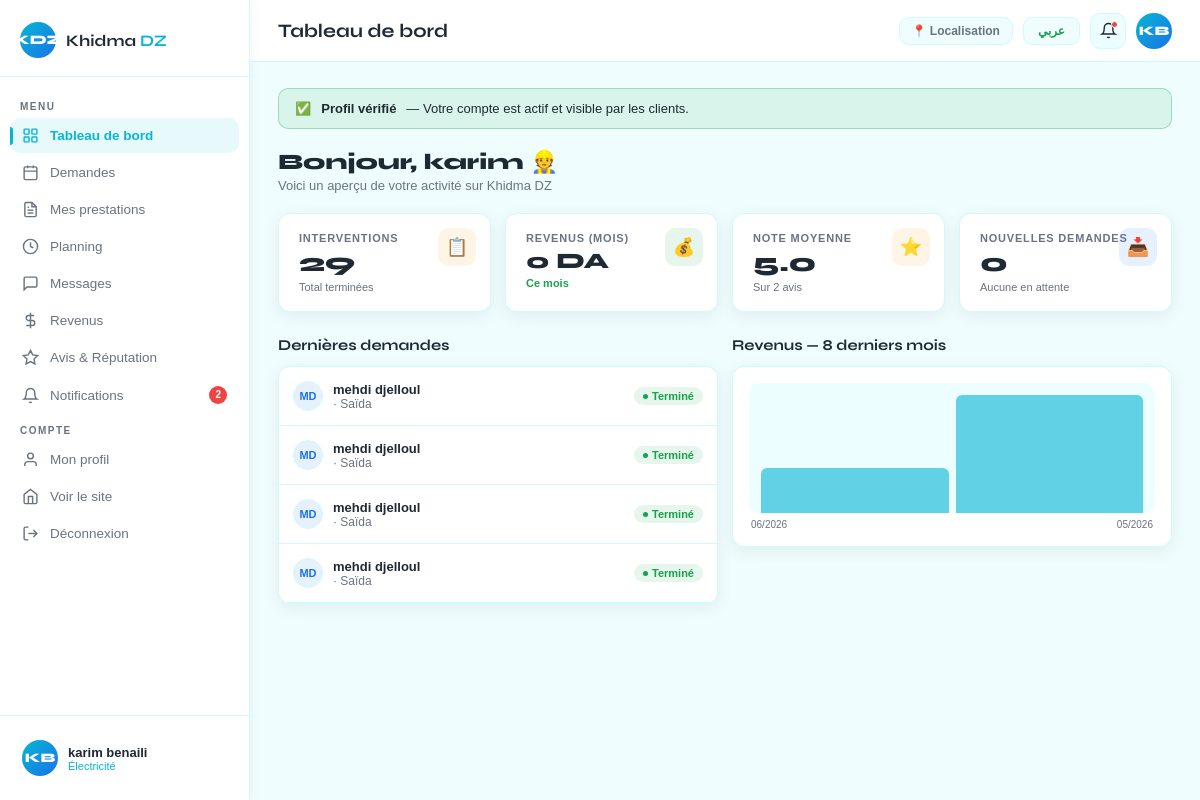
Page /dashboard-tech.php (signed in) on the committed database.
### tables this page shows
CREATE TABLE `technicien` (
  `id_technicien` int(11) NOT NULL,
  `id_user` int(20) DEFAULT NULL,
  `specialité` varchar(100) DEFAULT NULL,
  `experience` int(11) DEFAULT NULL,
  `tarif` float DEFAULT NULL,
  `ville_tech` varchar(100) DEFAULT NULL,
  `cv` varchar(200) DEFAULT NULL,
  `diplôme` varchar(200) DEFAULT NULL,
  `verifie` tinyint(1) DEFAULT NULL,
  `date_validation` date DEFAULT NULL,
  `description_profil` varchar(500) DEFAULT NULL,
  `id_service` int(11) NOT NULL,
  `latitude` decimal(10,7) DEFAULT NULL,
  `longitude` decimal(10,7) DEFAULT NULL,
  `localisation_active` tinyint(1) DEFAULT 0
);

CREATE TABLE `utilisateur` (
  `id_user` int(11) NOT NULL,
  `nom` varchar(100) NOT NULL,
  `prenom` varchar(100) NOT NULL,
  `email` varchar(100) NOT NULL,
  `telephone` varchar(20) DEFAULT NULL,
  `ville` varchar(100) DEFAULT NULL,
  `mot_de_passe` varchar(100) NOT NULL,
  `date_inscription` date NOT NULL DEFAULT curdate(),
  `statut_compte` varchar(20) DEFAULT 'actif',
  `role` varchar(20) NOT NULL,
  `latitude` double DEFAULT NULL,
  `longitude` double DEFAULT NULL,
  `raison_suspension` text DEFAULT NULL,
  `langue` varchar(5) DEFAULT 'fr'
);

CREATE TABLE `service` (
  `id_service` int(11) NOT NULL,
  `id_client` int(20) DEFAULT NULL,
  `id_technicien` int(20) DEFAULT NULL,
  `date_service` date DEFAULT NULL,
  `statut_service` varchar(20) DEFAULT NULL,
  `prix_estime` float DEFAULT NULL,
  `prix_final` float DEFAULT NULL,
  `description` text DEFAULT NULL,
  `type_service` varchar(100) NOT NULL,
  `nom` varchar(100) NOT NULL
);

### dashboard-tech.php (the view, shortened to what the rows shown need)
<?php
require_once 'includes/db.php';
require_once 'includes/lang.php';
require_once 'includes/services.php';
$lang = get_lang();
$dir  = $lang === 'ar' ? 'rtl' : 'ltr';
$user_id = $_SESSION['user_id'];
$stmt = $pdo->prepare("SELECT t.*, u.* FROM technicien t JOIN utilisateur u ON t.id_user = u.id_user WHERE u.id_user = ?");
$stmt->execute([$user_id]);
$tech = $stmt->fetch();
$tech_id = $tech['id_technicien'];
$demandes = $pdo->prepare("
    SELECT s.id_service,s.date_service,s.statut_service,s.prix_estime,s.prix_final,s.description,
           u.nom as cn,u.prenom as cp,u.telephone as ct,u.ville as cv, u.id_user as cuid,
           p.id_paiment,p.statut_paiment,f.id_facture
    FROM service s
    JOIN client c ON s.id_client=c.id_client
    JOIN utilisateur u ON c.id_user=u.id_user
    LEFT JOIN paiment p ON p.id_service=s.id_service
    LEFT JOIN facture f ON f.id_facture = (
      SELECT MAX(f2.id_facture)
      FROM facture f2
      WHERE f2.id_service = s.id_service
    )
    WHERE s.id_technicien=?
    ORDER BY
      FIELD(s.statut_service,'planifié','en cours','terminé','annulé'),
      s.id_service DESC
");
$demandes->execute([$tech_id]); $demandes=$demandes->fetchAll();
$new_count = count(array_filter($demandes,fn($d)=>$d['statut_service']==='planifié'));
$total_done  = count(array_filter($demandes,fn($d)=>$d['statut_service']==='terminé'));
$rev_mois_q  = $pdo->prepare("SELECT COALESCE(SUM(p.montant),0) FROM paiment p JOIN service s ON s.id_service=p.id_service WHERE s.id_technicien=? AND p.statut_paiment='payé' AND MONTH(p.date_paiment)=MONTH(CURDATE()) AND YEAR(p.date_paiment)=YEAR(CURDATE())");
$rev_mois_q->execute([$tech_id]); $rev_mois=$rev_mois_q->fetchColumn();
$note_q = $pdo->prepare("SELECT COALESCE(AVG(note),0) as avg, COUNT(*) as cnt FROM avis WHERE id_technicien=?");
$note_q->execute([$tech_id]); $note_data=$note_q->fetch();
$monthly = $pdo->prepare("
  SELECT DATE_FORMAT(p.date_paiment,'%M %Y') as label,
       DATE_FORMAT(p.date_paiment,'%m/%Y') as period,
       YEAR(p.date_paiment) as yr,
       MONTH(p.date_paiment) as mo,
       COALESCE(SUM(p.montant),0) as total,
       COUNT(*) as nb,
      COALESCE((
                 SELECT SUM(c.montant_commission) FROM commission c
                 WHERE c.id_technicien = ?
                   AND YEAR(c.date_commission) = YEAR(p.date_paiment)
                   AND MONTH(c.date_commission) = MONTH(p.date_paiment)
             ),0) AS commission_total,
      COALESCE((
                 SELECT SUM(t.montant_tva) FROM tva t
                 WHERE t.id_technicien = ?
                   AND YEAR(t.date_tva) = YEAR(p.date_paiment)
                   AND MONTH(t.date_tva) = MONTH(p.date_paiment)
             ),0) AS tva_total
  FROM paiment p JOIN service s ON s.id_service=p.id_service
  WHERE s.id_technicien=? AND p.statut_paiment='payé'
  GROUP BY YEAR(p.date_paiment), MONTH(p.date_paiment)
  ORDER BY yr DESC, mo DESC
");
$monthly->execute([$tech_id, $tech_id, $tech_id]); $monthly=$monthly->fetchAll();
$active_tab = $_GET['tab'] ?? 'dashboard';
function money($n,$l){$f=number_format((float)$n,0,'',chr(32));return $l==='ar'?'<span dir="ltr" style="unicode-bidi:embed">'.$f.' دج</span>':$f.' DA';}
$notifs_all_q = $pdo->prepare("SELECT * FROM notification WHERE id_user=? ORDER BY date_notif DESC LIMIT 50");
$notifs_all_q->execute([$user_id]); $notifs_all=$notifs_all_q->fetchAll();
$unread_notif_count = count(array_filter($notifs_all, fn($n)=>!$n['lu']));
function ini($nom,$prenom){return strtoupper(substr($prenom??'',0,1).substr($nom??'',0,1));}
function chip($s){
    global $lang;
    $ar = $lang === 'ar';
    $m=[
        'planifié' =>['chip-blue',  $ar?'مجدول' :'Planifié'],
        'en cours' =>['chip-amber', $ar?'جارٍ'  :'En cours'],
        'terminé'  =>['chip-green', $ar?'منتهي' :'Terminé'],
        'annulé'   =>['chip-red',   $ar?'ملغى'  :'Annulé'],
    ];
    [$c,$l]=$m[strtolower($s??'')]??['chip-amber',ucfirst($s)];
    return "<span class=\"chip $c\">$l</span>";
}
?>
<!DOCTYPE html>
<html lang="<?=$lang?>" dir="<?=$dir?>">
<head>
</head>
<body>
<aside class="sidebar">
  <div class="sidebar-foot">
    <a class="tech-chip" href="?tab=profil">
      <div class="av"><?=ini($tech['nom'],$tech['prenom'])?></div>
      <div>
        <div class="av-name"><?=htmlspecialchars($tech['prenom'].' '.$tech['nom'])?></div>
        <div class="av-role"><?=htmlspecialchars(svc_label($tech['specialité']??'',$lang)?:($lang==='ar'?'تقني':'Technicien'))?></div>
      </div>
    </a>
  </div>
</aside>
<main class="main">
  <div class="topbar">
    <div class="topbar-r">
      <?php $geo_active = $tech['localisation_active']??0; ?>
      <button id="geo-btn" onclick="toggleGeo()" title="<?=$geo_active?'Désactiver':'Activer'?> la localisation"
        style="background:<?=$geo_active?'var(--green)':'var(--bg)'?>;color:<?=$geo_active?'#fff':'var(--muted)'?>;border:1px solid <?=$geo_active?'var(--green)':'var(--border)'?>;padding:6px 12px;border-radius:10px;font-size:12px;font-weight:600;cursor:pointer;display:flex;align-items:center;gap:5px;transition:all .2s">
        📍 <?=$geo_active?'En ligne':'Localisation'?>
      </button>
      <a href="?lang=<?=t('lang_target',$lang)?>&tab=<?=$active_tab?>" style="padding:6px 14px;background:var(--bg);border:1px solid var(--border);border-radius:9px;font-size:12px;font-weight:700;color:var(--green);text-decoration:none;transition:all .2s"><?=t('lang_label',$lang)?></a>
      <a href="?tab=notifications" class="icon-btn" style="text-decoration:none;color:inherit">
        <svg width="17" height="17" fill="none" stroke="currentColor" stroke-width="2" viewBox="0 0 24 24"><path d="M18 8A6 6 0 0 0 6 8c0 7-3 9-3 9h18s-3-2-3-9"/><path d="M13.73 21a2 2 0 0 1-3.46 0"/></svg>
        <?php if($unread_notif_count>0):?><div class="notif-dot"></div><?php endif;?>
      </a>
      <a href="?tab=profil" class="av" style="text-decoration:none"><?=ini($tech['nom'],$tech['prenom'])?></a>
    </div>
  </div>
  <div class="content <?php if($active_tab==='messages') echo 'msgs'; ?>">
  <?php if($active_tab==='dashboard'): ?>
  <div style="margin-bottom:20px">
    <div style="font-family:'Syne',sans-serif;font-size:22px;font-weight:800;margin-bottom:3px"><?=$lang==='ar'?'مرحباً':'Bonjour'?>, <?=htmlspecialchars($tech['prenom'])?> 👷</div>
    <div style="color:var(--muted);font-size:13px"><?=$lang==='ar'?'إليك ملخص نشاطك على Khidma DZ':'Voici un aperçu de votre activité sur Khidma DZ'?></div>
  </div>
  <div class="stats-g">
    <div class="stat" style="<?=$lang==='ar'?'padding-left:54px;padding-right:20px;text-align:right':''?>"><div class="stat-ico" style="background:var(--amber-l)">📋</div><div class="stat-lbl"><?=$lang==='ar'?'التدخلات':'Interventions'?></div><div class="stat-val"><?=$total_done?></div><div class="stat-sub" style="color:var(--muted)"><?=$lang==='ar'?'إجمالي المنتهية':'Total terminées'?></div></div>
    <div class="stat" style="<?=$lang==='ar'?'padding-left:54px;padding-right:20px;text-align:right':''?>"><div class="stat-ico" style="background:var(--green-l)">💰</div><div class="stat-lbl"><?=$lang==='ar'?'الإيرادات (الشهر)':'Revenus (mois)'?></div><div class="stat-val" style="font-size:<?=$rev_mois>99999?'18px':'22px'?>"><?=money($rev_mois,$lang)?></div><div class="stat-sub"><span><?=$lang==='ar'?'هذا الشهر':'Ce mois'?></span></div></div>
    <div class="stat" style="<?=$lang==='ar'?'padding-left:54px;padding-right:20px;text-align:right':''?>"><div class="stat-ico" style="background:var(--amber-l)">⭐</div><div class="stat-lbl"><?=$lang==='ar'?'متوسط التقييم':'Note moyenne'?></div><div class="stat-val"><?=number_format($note_data['avg'],1)?></div><div class="stat-sub"><?=$lang==='ar'?'من '.$note_data['cnt'].' تقييم':'Sur '.$note_data['cnt'].' avis'?></div></div>
    <div class="stat" style="<?=$lang==='ar'?'padding-left:54px;padding-right:20px;text-align:right':''?>"><div class="stat-ico" style="background:var(--blue-l)">📥</div><div class="stat-lbl"><?=$lang==='ar'?'طلبات جديدة':'Nouvelles demandes'?></div><div class="stat-val"><?=$new_count?></div><div class="stat-sub" style="color:<?=$new_count>0?'var(--amber)':'var(--muted)'?>"><?=$new_count>0?($lang==='ar'?'في انتظار الرد':'À répondre'):($lang==='ar'?'لا طلبات معلقة':'Aucune en attente')?></div></div>
  </div>
  <div class="two-col">
    <div>
      <div class="sec-title"><?=$lang==='ar'?'آخر الطلبات':'Dernières demandes'?></div>
      <div class="card">
        <?php if(empty($demandes)):?>
        <div class="empty"><div class="ico">📭</div><p><?=$lang==='ar'?'لا توجد طلبات':'Aucune demande reçue'?></p></div>
        <?php else: foreach(array_slice($demandes,0,4) as $d):?>
        <div style="padding:14px;border-bottom:1px solid var(--border);display:flex;gap:10px;align-items:center">
          <div class="mav" style="background:var(--blue-l);color:var(--blue)"><?=ini($d['cn'],$d['cp'])?></div>
          <div style="flex:1">
            <div style="font-size:13px;font-weight:600"><?=htmlspecialchars($d['cp'].' '.$d['cn'])?></div>
            <div style="font-size:12px;color:var(--muted)"><?=htmlspecialchars($d['description']??svc_label($tech['specialité']??'',$lang)??($lang==='ar'?'خدمة':'Service'))?> · <?=htmlspecialchars($d['cv']??'—')?></div>
          </div>
          <?=chip($d['statut_service'])?>
        </div>
        <?php endforeach; endif;?>
      </div>
    </div>
    <div>
      <div class="sec-title"><?=$lang==='ar'?'الإيرادات — آخر 8 أشهر':'Revenus — 8 derniers mois'?></div>
      <div class="card" style="padding:16px">
        <?php if(!empty($monthly)):$max=max(array_column($monthly,'total'))?:1;?>
        <div class="chart-bars">
          <?php foreach($monthly as $m):?><div class="bar" style="height:<?=max(8,round($m['total']/$max*100))?>%" title="<?=htmlspecialchars($m['label'].': '.number_format($m['total'],0).($lang==='ar'?' دج':' DA'))?>"></div><?php endforeach;?>
        </div>
        <div style="display:flex;justify-content:space-between;margin-top:6px;font-size:10px;color:var(--muted);padding:0 2px">
          <?php foreach($monthly as $m):?><span><?=htmlspecialchars($m['period'])?></span><?php endforeach;?>
        </div>
        <?php else:?><div class="empty" style="padding:30px 0"><p><?=$lang==='ar'?'لا توجد بيانات بعد':'Pas encore de données'?></p></div><?php endif;?>
      </div>
    </div>
  </div>
  <?php endif;?>
  </div>
</main>
</body>
</html>

### rows in the picture
technicien: id_user.prenom "KB", id_user.nom "karim benaili", specialité "Électricité", id_user.prenom "karim"
service: utilisateur.nom+prenom "MD", utilisateur.prenom+nom "mehdi djelloul", utilisateur.ville "Saïda"
service: utilisateur.nom+prenom "MD", utilisateur.prenom+nom "mehdi djelloul", utilisateur.ville "Saïda"
service: utilisateur.nom+prenom "MD", utilisateur.prenom+nom "mehdi djelloul", utilisateur.ville "Saïda"
service: utilisateur.nom+prenom "MD", utilisateur.prenom+nom "mehdi djelloul", utilisateur.ville "Saïda"

### other values in the picture
$unread_notif_count "2"
$titles[$active_tab] "Tableau de bord"
t('lang_label',$lang) "عربي"
$total_done "29"
$f "0"
$note_data['avg'] "5.0"
$note_data['cnt'] "2"
$new_count "0"
$m['period'] "06/2026"
$m['period'] "05/2026"
